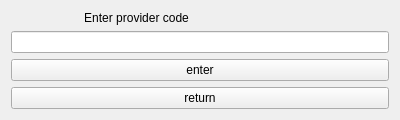
<?xml version="1.0" encoding="UTF-8"?>
<ui version="4.0">
 <class>pcform</class>
 <widget class="QWidget" name="pcform">
  <property name="geometry">
   <rect>
    <x>0</x>
    <y>0</y>
    <width>400</width>
    <height>114</height>
   </rect>
  </property>
  <property name="windowTitle">
   <string>Provider Confirm</string>
  </property>
  <layout class="QVBoxLayout" name="verticalLayout">
   <item>
    <widget class="QLabel" name="label">
     <property name="text">
      <string>                      Enter provider code</string>
     </property>
    </widget>
   </item>
   <item>
    <widget class="QLineEdit" name="pcText"/>
   </item>
   <item>
    <widget class="QPushButton" name="confirmPC">
     <property name="text">
      <string>enter</string>
     </property>
    </widget>
   </item>
   <item>
    <widget class="QPushButton" name="toMainUI">
     <property name="text">
      <string>return</string>
     </property>
    </widget>
   </item>
  </layout>
 </widget>
 <resources/>
 <connections>
  <connection>
   <sender>toMainUI</sender>
   <signal>clicked()</signal>
   <receiver>pcform</receiver>
   <slot>toMainUI()</slot>
   <hints>
    <hint type="sourcelabel">
     <x>218</x>
     <y>94</y>
    </hint>
    <hint type="destinationlabel">
     <x>231</x>
     <y>-17</y>
    </hint>
   </hints>
  </connection>
 </connections>
 <slots>
  <slot>toMainUI()</slot>
 </slots>
</ui>
